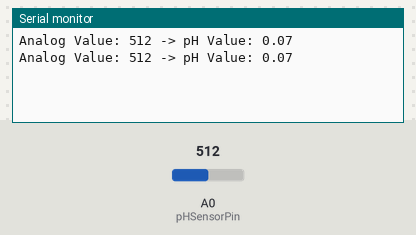
Recording of a sketch running on a simulated Arduino Uno, built with avr-gcc and run on an emulated ATmega328P. On the bench: the last lines printed to the serial monitor. The inputs (shaded band) are chosen by the test bench; at power-on: A0 (pHSensorPin) = 512.

Above: at 1.8 s.
1.9 s: A0 (pHSensorPin) set to 716
At 2.6 s:
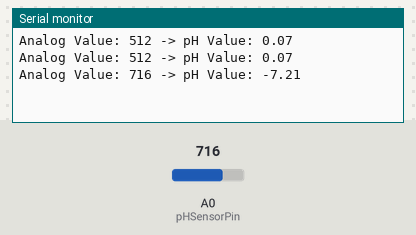
3.4 s: A0 (pHSensorPin) set to 900
At 4.8 s:
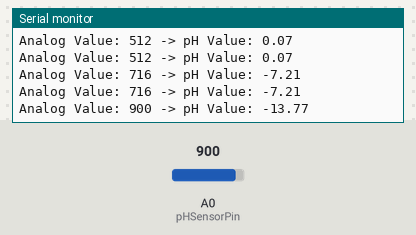
Timing chart, 0 to 6.4 s (numbered marks = the images above; inputs shaded):
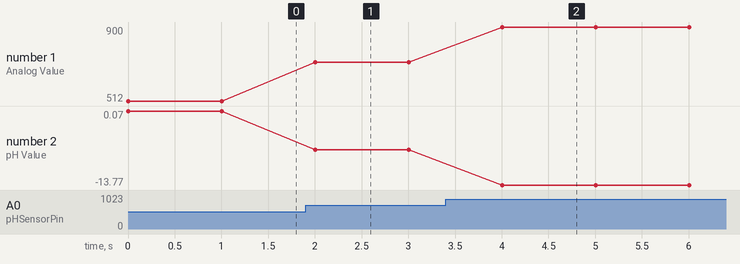

The sketch:

Coba_pH.ino
```cpp
const int pHSensorPin = A0;

const float avgAnalogValueBase = 257.5;
const float avgAnalogValueNeutral = 321.7;
const float avgAnalogValueAcid = 402.9;

const float pHBase = 9.18;
const float pHNeutral = 6.86;
const float pHAcid = 4.0;

float slope;
float intercept;

void setup() {
  Serial.begin(9600);
  slope = ( (pHBase - pHNeutral) / (avgAnalogValueBase - avgAnalogValueNeutral) + (pHNeutral - pHAcid) / (avgAnalogValueNeutral - avgAnalogValueAcid) ) / 2;
  intercept = pHNeutral - (slope * avgAnalogValueNeutral);
}

void loop() {
  int analogValue = analogRead(pHSensorPin);
  float pHValue = (analogValue * slope) + intercept;
  Serial.print("Analog Value: ");
  Serial.print(analogValue);
  Serial.print(" -> pH Value: ");
  Serial.println(pHValue);
  delay(1000);
}
```

Measured:
- after the input at 1.9 s, the serial monitor: prints a new line after 0.10 s (image 1)
- after the input at 3.4 s, the serial monitor: prints a new line after 0.60 s (image 2)
- plotted number 1: 512 → 716 after the input at 1.9 s, 716 → 900 after the input at 3.4 s
- plotted number 2: 0.07 → -7.21 after the input at 1.9 s, -7.21 → -13.77 after the input at 3.4 s
